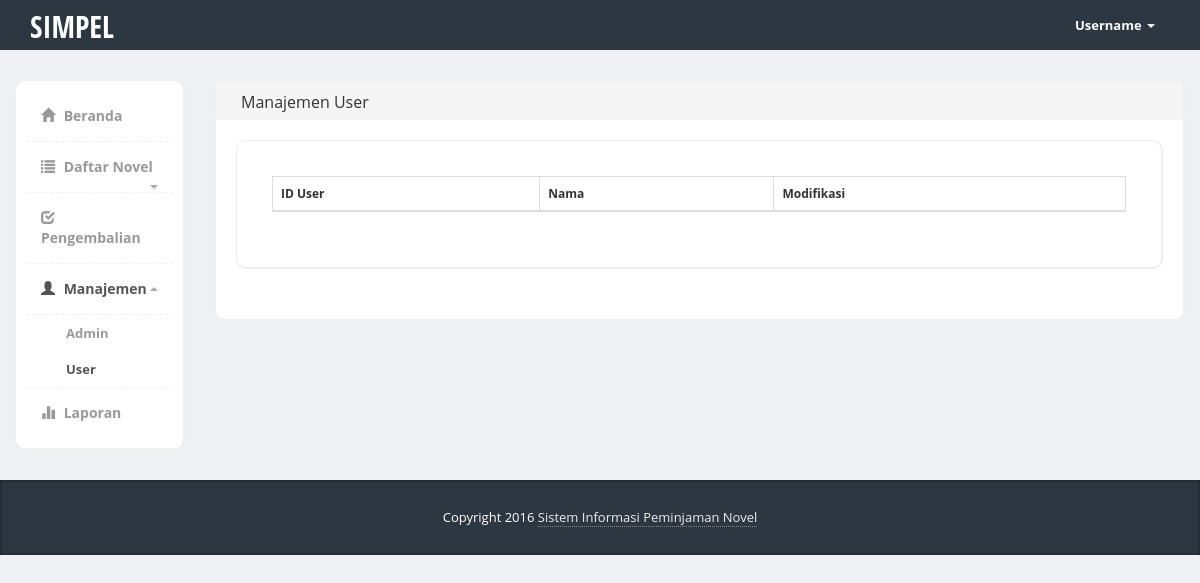
The app's page /index.php/admin_manajemen/user, older data.
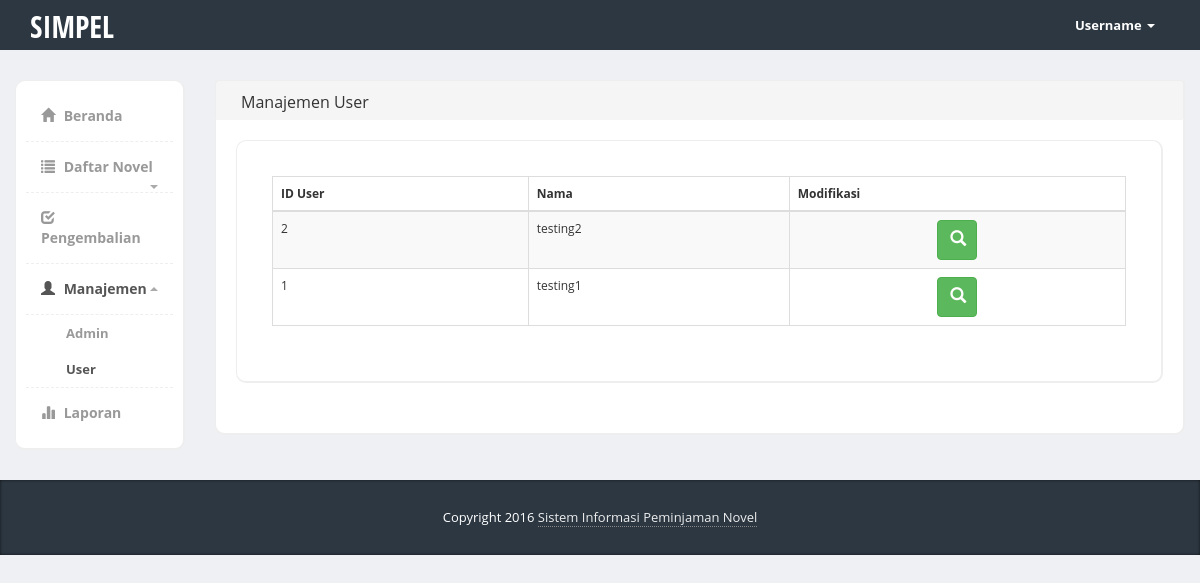
The same page, newer data.
### tables this page shows
CREATE TABLE `tbl_user` (
  `id_user` int(11) NOT NULL,
  `nama` varchar(255) NOT NULL,
  `alamat` text NOT NULL,
  `email` varchar(255) NOT NULL,
  `no_telp` varchar(255) NOT NULL,
  `jenis_kelamin` enum('0','1') NOT NULL
);

### application/controllers/Admin_manajemen.php (called while the page is built, shortened)
<?php
class Admin_manajemen extends CI_Controller {
	public function __construct() {
		$this->load->model('m_admin');
		$this->load->model('m_user');
    }
	public function user()
	{
		$this->load->view('admin_header');
		$this->load->view('admin_manajemen_user');
	}
}

### index.php (called while the page is built, shortened)
<?php
require_once BASEPATH.'core/CodeIgniter.php';

### application/models/M_user.php (called while the page is built, shortened)
<?php
class M_user extends CI_Model {
	public function tampil_user() {
        $sql = "select * from tbl_user order by id_user desc";
        return $this->db->query($sql);
    }
}
?>

### application/views/admin_manajemen_user.php (the view, shortened to what this page needs)
				<div class="col-md-10">
					<div class="row">
						<div class="col-md-12">
							<div class="content-box-header panel-heading">
								<div class="panel-title ">Manajemen User</div>
							</div>
							<div class="content-box-large box-with-header">
								<div class="content-box-large">
									<div class="panel-body">
										<table cellpadding="0" cellspacing="0" border="0" class="table table-striped table-bordered" id="example">
											<thead>
												<tr>
													<th>ID User</th>
													<th>Nama</th>
													<th>Modifikasi</th>
												</tr>
											</thead>
											<tbody>
												<?php
													$query = $this->m_user->tampil_user();
													foreach($query->result() as $row){
												?>
												<tr>
													<td><?php echo $row->id_user; ?></td>
													<td><?php echo $row->nama; ?></td>
													<td>
														<div class="text-center">
															<div class="text-center">
																<button type="button" class="btn btn-success btn-circle detail" style="width:40px; height:40px;"
																	title="Detail" data-toggle="modal" data-target="#modal_detail" id="detail_<?php echo $row->id_user; ?>">
																	<i class="glyphicon glyphicon-search" style="font-size:12pt;"></i>
																</button>
															</div>
														</div>
													</td>
												</tr>
												<?php
													}
												?>
											</tbody>
										</table>
									</div>
								</div>
							</div>
						</div>
					</div>
				</div>
			</div>
		</div>
		<footer>
			<div class="container">
				<div class="copy text-center">
				   Copyright 2016 <a href="<?php echo site_url(); ?>admin_beranda">Sistem Informasi Peminjaman Novel</a>
				</div>
			</div>
		</footer>
	</body>
</html>

Row changes from the older to the newer data that the page shows:
added tbl_user: id_user "2", nama "testing2"
added tbl_user: id_user "1", nama "testing1"
